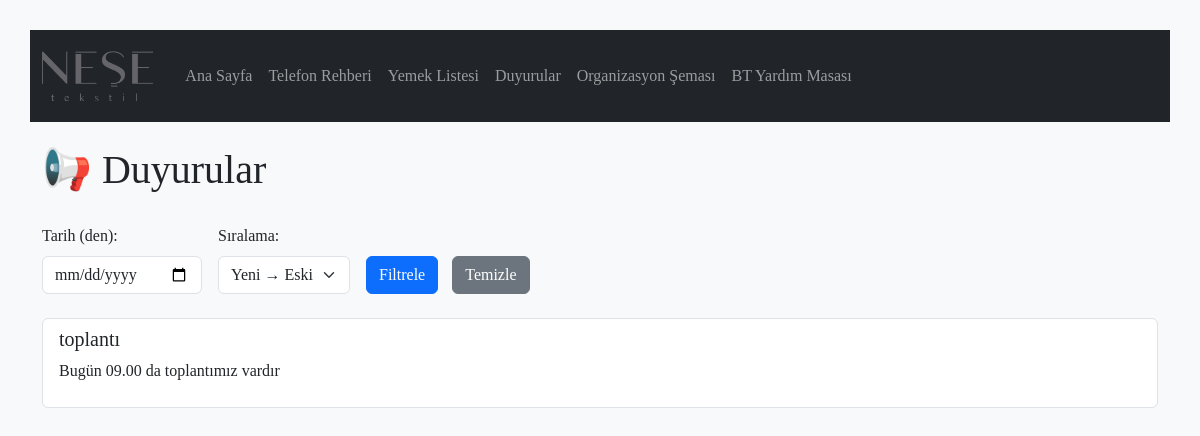
Page /duyurular on the earlier database version.
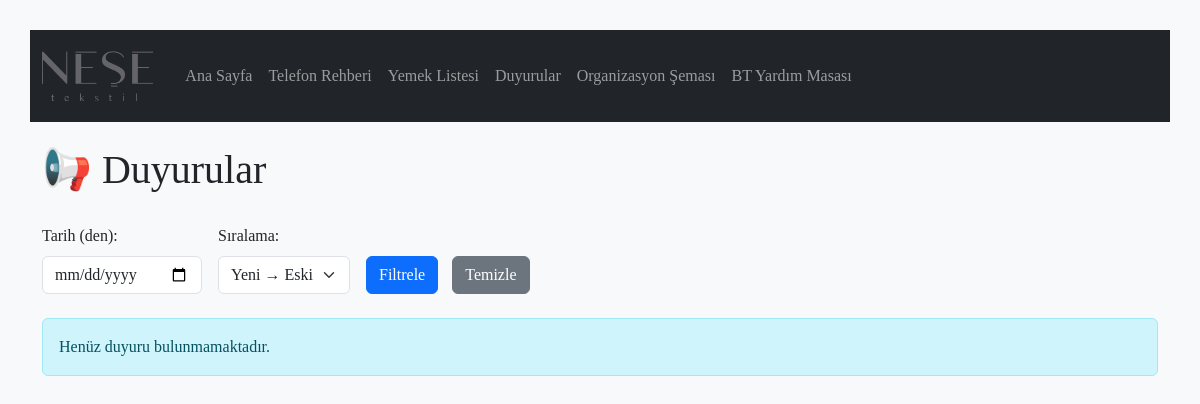
Same page on the later database version.
### tables this page shows
CREATE TABLE duyurular (
            id INTEGER PRIMARY KEY AUTOINCREMENT,
            baslik TEXT NOT NULL,
            icerik TEXT NOT NULL
        , tarih TEXT);

### app.py (the view)
@app.route('/duyurular')
def duyurular():
    conn = get_db_connection()
    duyurular = conn.execute('SELECT * FROM duyurular ORDER BY id DESC').fetchall()
    conn.close()
    return render_template_tarihli('duyurular.html', duyurular=duyurular)

### app.py (called while the page is built)
def get_db_connection():
    conn = sqlite3.connect('rehber.db')
    conn.row_factory = sqlite3.Row
    return conn

def tarih_formatla(tarih):
    if isinstance(tarih, datetime):
        return tarih.strftime('%d.%m.%Y')
    elif isinstance(tarih, str):
        try:
            dt = datetime.fromisoformat(tarih)  # '2024-05-19' gibi ise
            return dt.strftime('%d.%m.%Y')
        except:
            return tarih
    return tarih

def recursive_format(value):
    if isinstance(value, list):
        return [recursive_format(v) for v in value]
    elif isinstance(value, dict):
        return {k: recursive_format(v) for k, v in value.items()}
    else:
        return tarih_formatla(value)

def render_template_tarihli(template_name, **context):
    formatted_context = {k: recursive_format(v) for k, v in context.items()}
    return render_template(template_name, **formatted_context)

### templates/duyurular.html (shortened to what this page needs)
{% extends "base.html" %}
{% block content %}
<h1>📢 Duyurular</h1>
<form method="get" class="mb-4">
    <div class="row g-3 align-items-center">
        <div class="col-auto">
            <label for="tarih_filter" class="form-label">Tarih (den):</label>
            <input type="date" id="tarih_filter" name="tarih_filter" value="{{ tarih_filter or '' }}" class="form-control">
        </div>
        <div class="col-auto">
            <label for="siralama" class="form-label">Sıralama:</label>
            <select name="siralama" id="siralama" class="form-select">
                <option value="desc" {% if siralama == 'desc' %}selected{% endif %}>Yeni → Eski</option>
            </select>
        </div>
        <div class="col-auto align-self-end">
            <button type="submit" class="btn btn-primary">Filtrele</button>
            <a href="{{ url_for('duyurular') }}" class="btn btn-secondary">Temizle</a>
        </div>
    </div>
</form>
{% if duyurular %}
<ul class="list-group">
    {% for d in duyurular %}
    <li class="list-group-item mb-2">
        <h5>{{ d['baslik'] }}</h5>
        <p>{{ d['icerik'] }}</p>
    </li>
    {% endfor %}
</ul>
{% else %}
<div class="alert alert-info" role="alert">
    Henüz duyuru bulunmamaktadır.
</div>
{% endif %}
{% endblock %}

### templates/base.html (shortened to what this page needs)
<!DOCTYPE html>
<html lang="tr">
<head>
    <link href="https://cdn.jsdelivr.net/npm/bootstrap@5.3.3/dist/css/bootstrap.min.css" rel="stylesheet" />
    <link rel="stylesheet" href="{{ url_for('static', filename='style.css') }}">
</head>
<body>
  <nav class="navbar navbar-expand-lg navbar-dark bg-dark">
    <nav class="navbar navbar-expand-lg navbar-dark bg-dark">
  <div class="container-fluid">
    <a class="navbar-brand d-flex align-items-center" href="{{ url_for('index') }}">
      <img src="{{ url_for('static', filename='nese_logo.png') }}" alt="Logo" height="50" class="me-2">
    </a>
    <div class="collapse navbar-collapse" id="navbarContent">
      <ul class="navbar-nav mx-auto">
        <li class="nav-item">
          <a class="nav-link" href="{{ url_for('index') }}">Ana Sayfa</a>
        </li>
        <li class="nav-item">
          <a class="nav-link" href="{{ url_for('rehber') }}">Telefon Rehberi</a>
        </li>
        <li class="nav-item">
          <a class="nav-link" href="{{ url_for('yemek_listesi') }}">Yemek Listesi</a>
        </li>
        <li class="nav-item">
          <a class="nav-link" href="{{ url_for('duyurular') }}">Duyurular</a>
        </li>
        <li class="nav-item">
          <a class="nav-link" href="#">Organizasyon Şeması</a>
        </li>
        <li class="nav-item">
          <a class="nav-link" href="#">BT Yardım Masası</a>
        </li>
      </ul>
    </div>
  </div>
</nav>
  </nav>
  <div class="container mt-4">
    {% block content %}
    {% endblock %}
  </div>
</body>
</html>

### static/style.css (style rules this page uses)
body { padding: 30px; background-color: #f8f9fa; font-family: initial; }
h1 { margin-bottom: 30px; }
form { margin-bottom: 30px; }
input, button { margin-right: 10px; }

Differences in the rows shown:
removed duyurular: baslik "toplantı", icerik "Bugün 09.00 da toplantımız vardır"
Other differences:
text now shown: "Henüz duyuru bulunmamaktadır."
